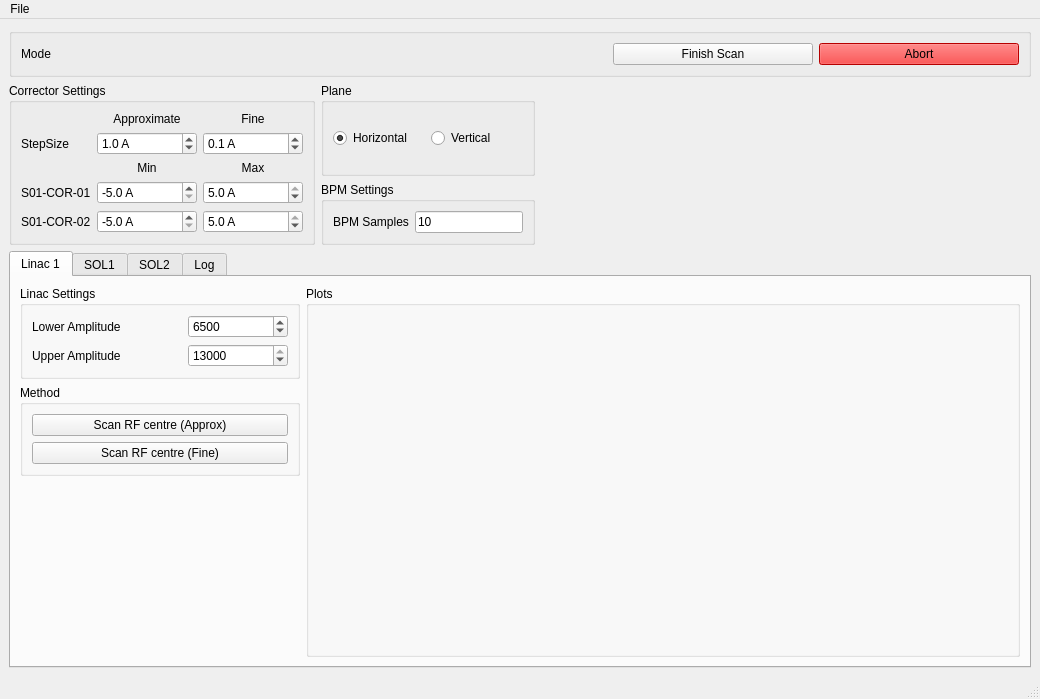
<?xml version="1.0" encoding="UTF-8"?>
<ui version="4.0">
 <class>MainWindow</class>
 <widget class="QMainWindow" name="MainWindow">
  <property name="geometry">
   <rect>
    <x>0</x>
    <y>0</y>
    <width>1040</width>
    <height>699</height>
   </rect>
  </property>
  <property name="sizePolicy">
   <sizepolicy hsizetype="Expanding" vsizetype="Preferred">
    <horstretch>0</horstretch>
    <verstretch>0</verstretch>
   </sizepolicy>
  </property>
  <property name="maximumSize">
   <size>
    <width>16777215</width>
    <height>16777215</height>
   </size>
  </property>
  <property name="windowTitle">
   <string>Phase Calibration</string>
  </property>
  <property name="windowIcon">
   <iconset>
    <normaloff>../../../Resources/Icons/mountain-summit.png</normaloff>../../../Resources/Icons/mountain-summit.png</iconset>
  </property>
  <widget class="QWidget" name="centralwidget">
   <layout class="QGridLayout" name="centralWidgetLayout">
    <item row="1" column="0">
     <widget class="QGroupBox" name="groupBox_3">
      <layout class="QHBoxLayout" name="horizontalLayout">
       <item>
        <widget class="QLabel" name="label_MODE">
         <property name="sizePolicy">
          <sizepolicy hsizetype="Preferred" vsizetype="Fixed">
           <horstretch>0</horstretch>
           <verstretch>0</verstretch>
          </sizepolicy>
         </property>
         <property name="maximumSize">
          <size>
           <width>16777215</width>
           <height>100</height>
          </size>
         </property>
         <property name="text">
          <string>Mode</string>
         </property>
        </widget>
       </item>
       <item>
        <widget class="QPushButton" name="finishButton">
         <property name="maximumSize">
          <size>
           <width>200</width>
           <height>16777215</height>
          </size>
         </property>
         <property name="text">
          <string>Finish Scan</string>
         </property>
        </widget>
       </item>
       <item>
        <widget class="QPushButton" name="abortButton">
         <property name="maximumSize">
          <size>
           <width>200</width>
           <height>16777215</height>
          </size>
         </property>
         <property name="autoFillBackground">
          <bool>false</bool>
         </property>
         <property name="styleSheet">
          <string notr="true">background-color: rgb(255, 0, 0);</string>
         </property>
         <property name="text">
          <string>Abort</string>
         </property>
         <property name="icon">
          <iconset>
           <normaloff>../../Resources/Icons/off.png</normaloff>../../Resources/Icons/off.png</iconset>
         </property>
        </widget>
       </item>
      </layout>
     </widget>
    </item>
    <item row="4" column="0">
     <widget class="QTabWidget" name="tabWidget">
      <property name="sizePolicy">
       <sizepolicy hsizetype="Expanding" vsizetype="Expanding">
        <horstretch>0</horstretch>
        <verstretch>0</verstretch>
       </sizepolicy>
      </property>
      <property name="currentIndex">
       <number>0</number>
      </property>
      <widget class="QWidget" name="linacTab">
       <property name="sizePolicy">
        <sizepolicy hsizetype="Preferred" vsizetype="Expanding">
         <horstretch>0</horstretch>
         <verstretch>0</verstretch>
        </sizepolicy>
       </property>
       <attribute name="icon">
        <iconset>
         <normaloff>../../Resources/Icons/bike.png</normaloff>../../Resources/Icons/bike.png</iconset>
       </attribute>
       <attribute name="title">
        <string>Linac 1</string>
       </attribute>
       <layout class="QGridLayout" name="linacTabLayout">
        <item row="0" column="1" rowspan="4">
         <widget class="QGroupBox" name="groupBox_plotsLinac1">
          <property name="sizePolicy">
           <sizepolicy hsizetype="Expanding" vsizetype="Expanding">
            <horstretch>1</horstretch>
            <verstretch>0</verstretch>
           </sizepolicy>
          </property>
          <property name="title">
           <string>Plots</string>
          </property>
          <layout class="QHBoxLayout" name="plotLayoutLinac1"/>
         </widget>
        </item>
        <item row="0" column="0">
         <widget class="QGroupBox" name="groupBox_4">
          <property name="sizePolicy">
           <sizepolicy hsizetype="Preferred" vsizetype="Fixed">
            <horstretch>0</horstretch>
            <verstretch>0</verstretch>
           </sizepolicy>
          </property>
          <property name="title">
           <string>Linac Settings</string>
          </property>
          <layout class="QFormLayout" name="formLayout_4">
           <property name="fieldGrowthPolicy">
            <enum>QFormLayout::AllNonFixedFieldsGrow</enum>
           </property>
           <item row="0" column="0">
            <widget class="QLabel" name="label_6">
             <property name="sizePolicy">
              <sizepolicy hsizetype="Preferred" vsizetype="Preferred">
               <horstretch>0</horstretch>
               <verstretch>0</verstretch>
              </sizepolicy>
             </property>
             <property name="minimumSize">
              <size>
               <width>150</width>
               <height>0</height>
              </size>
             </property>
             <property name="text">
              <string>Lower Amplitude</string>
             </property>
             <property name="alignment">
              <set>Qt::AlignLeading|Qt::AlignLeft|Qt::AlignVCenter</set>
             </property>
            </widget>
           </item>
           <item row="0" column="1">
            <widget class="QSpinBox" name="linac1LowerSet">
             <property name="minimumSize">
              <size>
               <width>100</width>
               <height>0</height>
              </size>
             </property>
             <property name="maximum">
              <number>13000</number>
             </property>
             <property name="singleStep">
              <number>100</number>
             </property>
             <property name="value">
              <number>6500</number>
             </property>
            </widget>
           </item>
           <item row="1" column="0">
            <widget class="QLabel" name="label">
             <property name="text">
              <string>Upper Amplitude</string>
             </property>
            </widget>
           </item>
           <item row="1" column="1">
            <widget class="QSpinBox" name="linac1UpperSet">
             <property name="minimumSize">
              <size>
               <width>100</width>
               <height>0</height>
              </size>
             </property>
             <property name="maximum">
              <number>13000</number>
             </property>
             <property name="singleStep">
              <number>100</number>
             </property>
             <property name="value">
              <number>13000</number>
             </property>
            </widget>
           </item>
          </layout>
         </widget>
        </item>
        <item row="1" column="0">
         <widget class="QGroupBox" name="groupBox_methodLinac1">
          <property name="sizePolicy">
           <sizepolicy hsizetype="Preferred" vsizetype="Fixed">
            <horstretch>0</horstretch>
            <verstretch>0</verstretch>
           </sizepolicy>
          </property>
          <property name="title">
           <string>Method</string>
          </property>
          <layout class="QVBoxLayout" name="verticalLayout_4">
           <item>
            <widget class="QPushButton" name="linac1StartRoughScanButton">
             <property name="text">
              <string>Scan RF centre (Approx)</string>
             </property>
            </widget>
           </item>
           <item>
            <widget class="QPushButton" name="linac1StartFineScanButton">
             <property name="text">
              <string>Scan RF centre (Fine)</string>
             </property>
            </widget>
           </item>
          </layout>
         </widget>
        </item>
        <item row="2" column="0" rowspan="2">
         <spacer name="verticalSpacer_3">
          <property name="orientation">
           <enum>Qt::Vertical</enum>
          </property>
          <property name="sizeHint" stdset="0">
           <size>
            <width>20</width>
            <height>40</height>
           </size>
          </property>
         </spacer>
        </item>
       </layout>
      </widget>
      <widget class="QWidget" name="SOL1Tab">
       <property name="sizePolicy">
        <sizepolicy hsizetype="Preferred" vsizetype="Expanding">
         <horstretch>0</horstretch>
         <verstretch>0</verstretch>
        </sizepolicy>
       </property>
       <attribute name="title">
        <string>SOL1</string>
       </attribute>
       <layout class="QGridLayout" name="gridLayout">
        <item row="0" column="0">
         <widget class="QGroupBox" name="groupBox_2">
          <property name="sizePolicy">
           <sizepolicy hsizetype="Preferred" vsizetype="Fixed">
            <horstretch>0</horstretch>
            <verstretch>0</verstretch>
           </sizepolicy>
          </property>
          <property name="title">
           <string>Solenoid Settings</string>
          </property>
          <layout class="QFormLayout" name="formLayout_2">
           <item row="0" column="0">
            <widget class="QLabel" name="label_4">
             <property name="minimumSize">
              <size>
               <width>150</width>
               <height>0</height>
              </size>
             </property>
             <property name="text">
              <string>Lower</string>
             </property>
            </widget>
           </item>
           <item row="0" column="1">
            <widget class="QSpinBox" name="sol1LowerSet">
             <property name="minimumSize">
              <size>
               <width>100</width>
               <height>0</height>
              </size>
             </property>
             <property name="minimum">
              <number>-250</number>
             </property>
             <property name="maximum">
              <number>250</number>
             </property>
             <property name="singleStep">
              <number>10</number>
             </property>
             <property name="value">
              <number>-50</number>
             </property>
            </widget>
           </item>
           <item row="1" column="0">
            <widget class="QLabel" name="label_5">
             <property name="text">
              <string>Upper</string>
             </property>
            </widget>
           </item>
           <item row="1" column="1">
            <widget class="QSpinBox" name="sol1UpperSet">
             <property name="minimumSize">
              <size>
               <width>100</width>
               <height>0</height>
              </size>
             </property>
             <property name="minimum">
              <number>-250</number>
             </property>
             <property name="maximum">
              <number>250</number>
             </property>
             <property name="singleStep">
              <number>10</number>
             </property>
             <property name="value">
              <number>50</number>
             </property>
            </widget>
           </item>
          </layout>
         </widget>
        </item>
        <item row="1" column="0">
         <widget class="QGroupBox" name="groupBox_6">
          <property name="sizePolicy">
           <sizepolicy hsizetype="Preferred" vsizetype="Fixed">
            <horstretch>0</horstretch>
            <verstretch>0</verstretch>
           </sizepolicy>
          </property>
          <property name="title">
           <string>Method</string>
          </property>
          <layout class="QVBoxLayout" name="verticalLayout">
           <item>
            <widget class="QPushButton" name="sol1StartRoughScanButton">
             <property name="text">
              <string>Scan Sol-01 centre (Approx)</string>
             </property>
            </widget>
           </item>
           <item>
            <widget class="QPushButton" name="sol1StartFineScanButton">
             <property name="text">
              <string>Scan Sol-01 centre (Fine)</string>
             </property>
            </widget>
           </item>
          </layout>
         </widget>
        </item>
        <item row="2" column="0">
         <spacer name="verticalSpacer">
          <property name="orientation">
           <enum>Qt::Vertical</enum>
          </property>
          <property name="sizeHint" stdset="0">
           <size>
            <width>20</width>
            <height>40</height>
           </size>
          </property>
         </spacer>
        </item>
        <item row="0" column="1" rowspan="3">
         <widget class="QGroupBox" name="groupBox_plotsSol1">
          <property name="sizePolicy">
           <sizepolicy hsizetype="Expanding" vsizetype="Expanding">
            <horstretch>1</horstretch>
            <verstretch>0</verstretch>
           </sizepolicy>
          </property>
          <property name="title">
           <string>Plots</string>
          </property>
          <layout class="QHBoxLayout" name="plotLayoutSOL1"/>
         </widget>
        </item>
       </layout>
      </widget>
      <widget class="QWidget" name="SOL2Tab">
       <property name="sizePolicy">
        <sizepolicy hsizetype="Preferred" vsizetype="Expanding">
         <horstretch>0</horstretch>
         <verstretch>0</verstretch>
        </sizepolicy>
       </property>
       <attribute name="title">
        <string>SOL2</string>
       </attribute>
       <layout class="QGridLayout" name="gridLayout_2">
        <item row="0" column="0">
         <widget class="QGroupBox" name="groupBox_3">
          <property name="sizePolicy">
           <sizepolicy hsizetype="Preferred" vsizetype="Fixed">
            <horstretch>0</horstretch>
            <verstretch>0</verstretch>
           </sizepolicy>
          </property>
          <property name="title">
           <string>Solenoid Settings</string>
          </property>
          <layout class="QFormLayout" name="formLayout_5">
           <property name="fieldGrowthPolicy">
            <enum>QFormLayout::AllNonFixedFieldsGrow</enum>
           </property>
           <item row="0" column="0">
            <widget class="QLabel" name="label_7">
             <property name="minimumSize">
              <size>
               <width>150</width>
               <height>0</height>
              </size>
             </property>
             <property name="text">
              <string>Lower</string>
             </property>
            </widget>
           </item>
           <item row="0" column="1">
            <widget class="QSpinBox" name="sol2LowerSet">
             <property name="minimumSize">
              <size>
               <width>100</width>
               <height>0</height>
              </size>
             </property>
             <property name="minimum">
              <number>-250</number>
             </property>
             <property name="maximum">
              <number>250</number>
             </property>
             <property name="singleStep">
              <number>10</number>
             </property>
             <property name="value">
              <number>-50</number>
             </property>
            </widget>
           </item>
           <item row="1" column="0">
            <widget class="QLabel" name="label_10">
             <property name="text">
              <string>Upper</string>
             </property>
            </widget>
           </item>
           <item row="1" column="1">
            <widget class="QSpinBox" name="sol2UpperSet">
             <property name="minimumSize">
              <size>
               <width>100</width>
               <height>0</height>
              </size>
             </property>
             <property name="minimum">
              <number>-250</number>
             </property>
             <property name="maximum">
              <number>250</number>
             </property>
             <property name="singleStep">
              <number>10</number>
             </property>
             <property name="value">
              <number>50</number>
             </property>
            </widget>
           </item>
          </layout>
         </widget>
        </item>
        <item row="1" column="0">
         <widget class="QGroupBox" name="groupBox_7">
          <property name="sizePolicy">
           <sizepolicy hsizetype="Preferred" vsizetype="Fixed">
            <horstretch>0</horstretch>
            <verstretch>0</verstretch>
           </sizepolicy>
          </property>
          <property name="title">
           <string>Method</string>
          </property>
          <layout class="QVBoxLayout" name="verticalLayout_2">
           <item>
            <widget class="QPushButton" name="sol2StartRoughScanButton">
             <property name="text">
              <string>Scan Sol-02 centre (Approx)</string>
             </property>
            </widget>
           </item>
           <item>
            <widget class="QPushButton" name="sol2StartFineScanButton">
             <property name="text">
              <string>Scan Sol-02 centre (Fine)</string>
             </property>
            </widget>
           </item>
          </layout>
         </widget>
        </item>
        <item row="2" column="0">
         <spacer name="verticalSpacer_2">
          <property name="orientation">
           <enum>Qt::Vertical</enum>
          </property>
          <property name="sizeHint" stdset="0">
           <size>
            <width>20</width>
            <height>40</height>
           </size>
          </property>
         </spacer>
        </item>
        <item row="0" column="1" rowspan="3">
         <widget class="QGroupBox" name="groupBox_plotsSol2">
          <property name="sizePolicy">
           <sizepolicy hsizetype="Expanding" vsizetype="Expanding">
            <horstretch>1</horstretch>
            <verstretch>0</verstretch>
           </sizepolicy>
          </property>
          <property name="title">
           <string>Plots</string>
          </property>
          <layout class="QHBoxLayout" name="plotLayoutSOL2"/>
         </widget>
        </item>
       </layout>
      </widget>
      <widget class="QWidget" name="logTab">
       <attribute name="icon">
        <iconset>
         <normaloff>../../Resources/Icons/log.png</normaloff>../../Resources/Icons/log.png</iconset>
       </attribute>
       <attribute name="title">
        <string>Log</string>
       </attribute>
       <layout class="QVBoxLayout" name="logTabLayout"/>
      </widget>
     </widget>
    </item>
    <item row="2" column="0" rowspan="2">
     <widget class="QFrame" name="frame">
      <layout class="QGridLayout" name="gridLayout_3">
       <property name="leftMargin">
        <number>0</number>
       </property>
       <property name="topMargin">
        <number>0</number>
       </property>
       <property name="rightMargin">
        <number>0</number>
       </property>
       <property name="bottomMargin">
        <number>0</number>
       </property>
       <item row="0" column="0" rowspan="2">
        <widget class="QGroupBox" name="groupBox_5">
         <property name="sizePolicy">
          <sizepolicy hsizetype="Preferred" vsizetype="Fixed">
           <horstretch>0</horstretch>
           <verstretch>0</verstretch>
          </sizepolicy>
         </property>
         <property name="title">
          <string>Corrector Settings</string>
         </property>
         <layout class="QGridLayout" name="gridLayout_4">
          <item row="5" column="0">
           <widget class="QLabel" name="label_14">
            <property name="text">
             <string>S01-COR-02</string>
            </property>
           </widget>
          </item>
          <item row="5" column="2">
           <widget class="QDoubleSpinBox" name="Corr2_Max">
            <property name="suffix">
             <string> A</string>
            </property>
            <property name="decimals">
             <number>1</number>
            </property>
            <property name="minimum">
             <double>-5.000000000000000</double>
            </property>
            <property name="maximum">
             <double>5.000000000000000</double>
            </property>
            <property name="singleStep">
             <double>0.100000000000000</double>
            </property>
            <property name="value">
             <double>5.000000000000000</double>
            </property>
           </widget>
          </item>
          <item row="3" column="2">
           <widget class="QLabel" name="label_13">
            <property name="text">
             <string>Max</string>
            </property>
            <property name="alignment">
             <set>Qt::AlignCenter</set>
            </property>
           </widget>
          </item>
          <item row="4" column="2">
           <widget class="QDoubleSpinBox" name="Corr1_Max">
            <property name="sizePolicy">
             <sizepolicy hsizetype="Fixed" vsizetype="Fixed">
              <horstretch>0</horstretch>
              <verstretch>0</verstretch>
             </sizepolicy>
            </property>
            <property name="minimumSize">
             <size>
              <width>100</width>
              <height>0</height>
             </size>
            </property>
            <property name="suffix">
             <string> A</string>
            </property>
            <property name="decimals">
             <number>1</number>
            </property>
            <property name="minimum">
             <double>-5.000000000000000</double>
            </property>
            <property name="maximum">
             <double>5.000000000000000</double>
            </property>
            <property name="singleStep">
             <double>0.100000000000000</double>
            </property>
            <property name="value">
             <double>5.000000000000000</double>
            </property>
           </widget>
          </item>
          <item row="3" column="1">
           <widget class="QLabel" name="label_12">
            <property name="text">
             <string>Min</string>
            </property>
            <property name="alignment">
             <set>Qt::AlignCenter</set>
            </property>
           </widget>
          </item>
          <item row="5" column="1">
           <widget class="QDoubleSpinBox" name="Corr2_Min">
            <property name="suffix">
             <string> A</string>
            </property>
            <property name="decimals">
             <number>1</number>
            </property>
            <property name="minimum">
             <double>-5.000000000000000</double>
            </property>
            <property name="maximum">
             <double>5.000000000000000</double>
            </property>
            <property name="singleStep">
             <double>0.100000000000000</double>
            </property>
            <property name="value">
             <double>-5.000000000000000</double>
            </property>
           </widget>
          </item>
          <item row="4" column="1">
           <widget class="QDoubleSpinBox" name="Corr1_Min">
            <property name="sizePolicy">
             <sizepolicy hsizetype="Fixed" vsizetype="Fixed">
              <horstretch>0</horstretch>
              <verstretch>0</verstretch>
             </sizepolicy>
            </property>
            <property name="minimumSize">
             <size>
              <width>100</width>
              <height>0</height>
             </size>
            </property>
            <property name="suffix">
             <string> A</string>
            </property>
            <property name="decimals">
             <number>1</number>
            </property>
            <property name="minimum">
             <double>-5.000000000000000</double>
            </property>
            <property name="maximum">
             <double>5.000000000000000</double>
            </property>
            <property name="singleStep">
             <double>0.100000000000000</double>
            </property>
            <property name="value">
             <double>-5.000000000000000</double>
            </property>
           </widget>
          </item>
          <item row="4" column="0">
           <widget class="QLabel" name="label_11">
            <property name="text">
             <string>S01-COR-01</string>
            </property>
           </widget>
          </item>
          <item row="1" column="0">
           <widget class="QLabel" name="label_2">
            <property name="text">
             <string>StepSize</string>
            </property>
           </widget>
          </item>
          <item row="1" column="1">
           <widget class="QDoubleSpinBox" name="roughStepSetCorrector">
            <property name="suffix">
             <string> A</string>
            </property>
            <property name="decimals">
             <number>1</number>
            </property>
            <property name="maximum">
             <double>5.000000000000000</double>
            </property>
            <property name="singleStep">
             <double>0.100000000000000</double>
            </property>
            <property name="value">
             <double>1.000000000000000</double>
            </property>
           </widget>
          </item>
          <item row="1" column="2">
           <widget class="QDoubleSpinBox" name="fineStepSetCorrector">
            <property name="suffix">
             <string> A</string>
            </property>
            <property name="decimals">
             <number>1</number>
            </property>
            <property name="maximum">
             <double>5.000000000000000</double>
            </property>
            <property name="singleStep">
             <double>0.100000000000000</double>
            </property>
            <property name="value">
             <double>0.100000000000000</double>
            </property>
           </widget>
          </item>
          <item row="0" column="1">
           <widget class="QLabel" name="label_8">
            <property name="text">
             <string>Approximate</string>
            </property>
            <property name="alignment">
             <set>Qt::AlignCenter</set>
            </property>
           </widget>
          </item>
          <item row="0" column="2">
           <widget class="QLabel" name="label_9">
            <property name="text">
             <string>Fine</string>
            </property>
            <property name="alignment">
             <set>Qt::AlignCenter</set>
            </property>
           </widget>
          </item>
         </layout>
        </widget>
       </item>
       <item row="0" column="2" rowspan="2">
        <spacer name="horizontalSpacer">
         <property name="orientation">
          <enum>Qt::Horizontal</enum>
         </property>
         <property name="sizeHint" stdset="0">
          <size>
           <width>40</width>
           <height>20</height>
          </size>
         </property>
        </spacer>
       </item>
       <item row="1" column="1">
        <widget class="QGroupBox" name="groupBox">
         <property name="sizePolicy">
          <sizepolicy hsizetype="Fixed" vsizetype="Fixed">
           <horstretch>0</horstretch>
           <verstretch>0</verstretch>
          </sizepolicy>
         </property>
         <property name="title">
          <string>BPM Settings</string>
         </property>
         <layout class="QFormLayout" name="formLayout">
          <item row="0" column="0">
           <widget class="QLabel" name="label_3">
            <property name="text">
             <string>BPM Samples</string>
            </property>
           </widget>
          </item>
          <item row="0" column="1">
           <widget class="QLineEdit" name="nSamples">
            <property name="sizePolicy">
             <sizepolicy hsizetype="Fixed" vsizetype="Fixed">
              <horstretch>0</horstretch>
              <verstretch>0</verstretch>
             </sizepolicy>
            </property>
            <property name="text">
             <string>10</string>
            </property>
           </widget>
          </item>
         </layout>
        </widget>
       </item>
       <item row="0" column="1">
        <widget class="QGroupBox" name="groupBox_9">
         <property name="enabled">
          <bool>true</bool>
         </property>
         <property name="title">
          <string>Plane</string>
         </property>
         <property name="flat">
          <bool>false</bool>
         </property>
         <layout class="QHBoxLayout" name="horizontalLayout_3">
          <item>
           <widget class="QRadioButton" name="horizontalRadio">
            <property name="text">
             <string>Horizontal</string>
            </property>
            <property name="checked">
             <bool>true</bool>
            </property>
           </widget>
          </item>
          <item>
           <widget class="QRadioButton" name="verticalRadio">
            <property name="text">
             <string>Vertical</string>
            </property>
            <property name="checked">
             <bool>false</bool>
            </property>
           </widget>
          </item>
         </layout>
        </widget>
       </item>
      </layout>
     </widget>
    </item>
   </layout>
  </widget>
  <widget class="QMenuBar" name="menubar">
   <property name="geometry">
    <rect>
     <x>0</x>
     <y>0</y>
     <width>1040</width>
     <height>21</height>
    </rect>
   </property>
   <widget class="QMenu" name="menuFile">
    <property name="title">
     <string>File</string>
    </property>
    <addaction name="actionSave_Calibation_Data"/>
   </widget>
   <addaction name="menuFile"/>
  </widget>
  <widget class="QStatusBar" name="statusbar"/>
  <action name="actionSave_Calibation_Data">
   <property name="text">
    <string>Save Calibation Data</string>
   </property>
  </action>
 </widget>
 <resources/>
 <connections/>
</ui>
